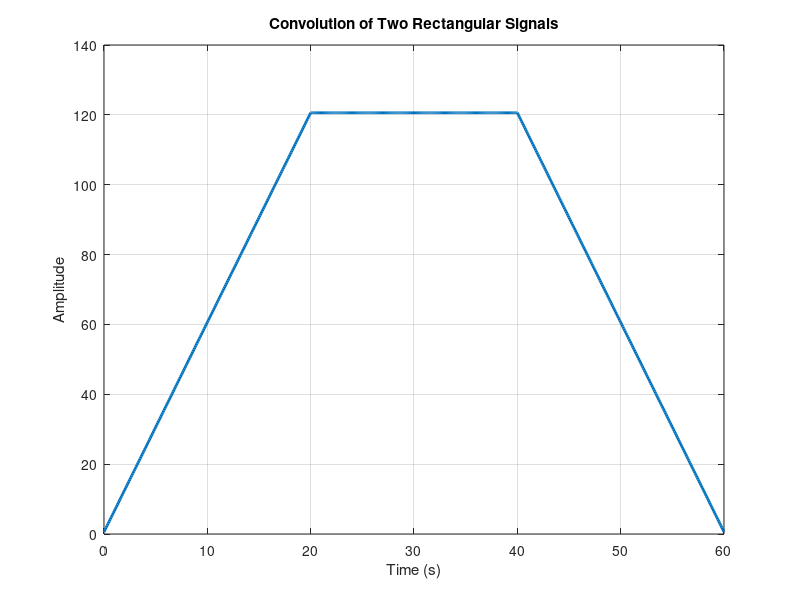

Here is the MATLAB script that generated this plot:
clc; clear; close all;

dt = 0.1;                         % Time step
t1 = 0:dt:20;                     % Signal 1 duration
t2 = 0:dt:40;                     % Signal 2 duration

x1 = 2 * ones(size(t1));          % Rectangular signal 1
x2 = 3 * ones(size(t2));          % Rectangular signal 2

y = conv(x1, x2) * dt;            % Convolution (scaled by dt)

t_conv = 0:dt:(length(y)-1)*dt;   % Time vector

figure;
plot(t_conv, y, 'LineWidth', 2);
title('Convolution of Two Rectangular Signals');
xlabel('Time (s)');
ylabel('Amplitude');
grid on;
